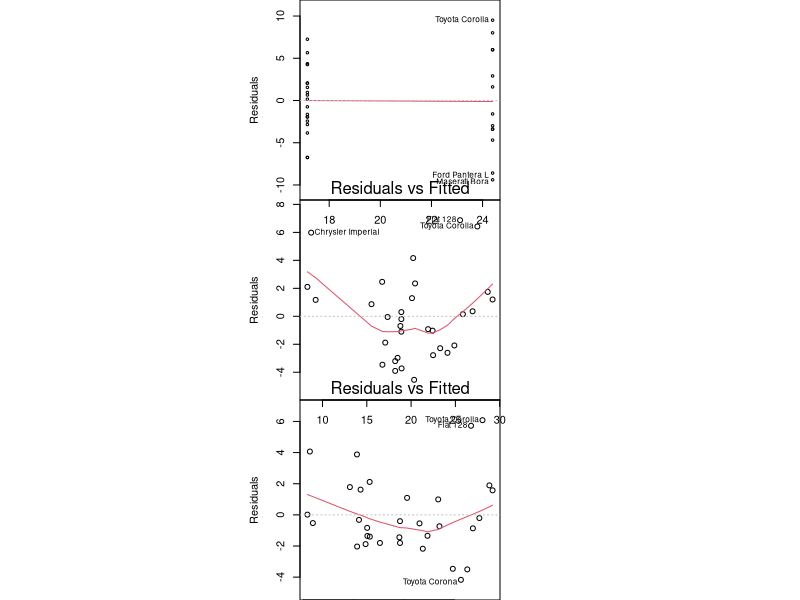
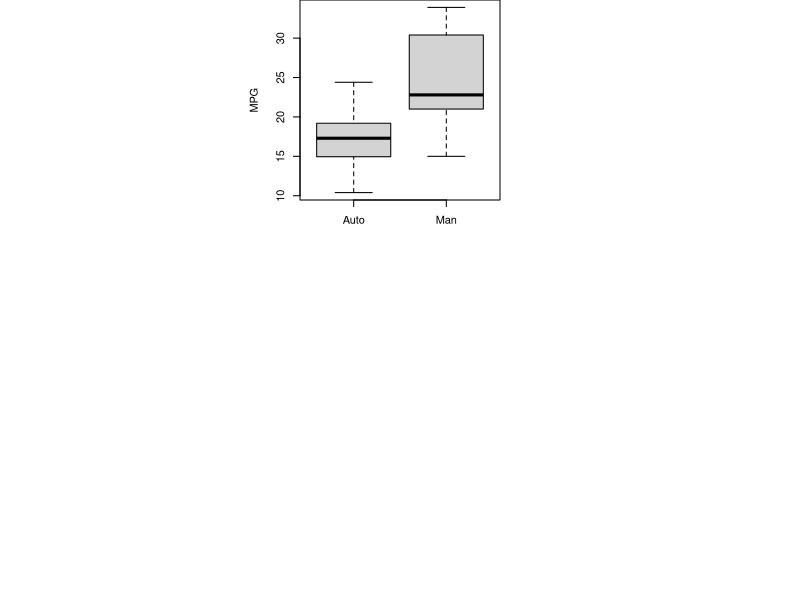

The R script that drew these images, in order:
## ---- chunk 1
#  load the dataset
data(mtcars)
#head(mtcars)
mtcars1<-mtcars[,c(1:3,5,6,8:11)]
## ---- chunk 2
test<-cor(mtcars1)
test[,1]
## ---- chunk 3
                par(pin = c(2,2), mfrow = c(3,1))# changes the dimensions of the plot
                 #par(mfrow = c(3,1))
plot(lm(formula = mpg ~ factor(am) , data = mtcars), which = 1, cex = .5, main = "Fig1. AM only")
plot(lm(formula = mpg ~ wt, data = mtcars), which = 1, main = "Fig2. WT only")
plot(lm(formula = mpg ~ am + wt + cyl, data = mtcars), which = 1, main = "Fig3. AM+WT+CYL")

## ---- chunk 4
                        boxplot(mpg ~ am, data=mtcars,
                        xlab="Transmission", ylab="MPG",
                        main="Fig4. Boxplot of MPG by Transmission",xaxt="n")
                        axis(1, at=c(1,2), label=c("Auto", "Man"))
